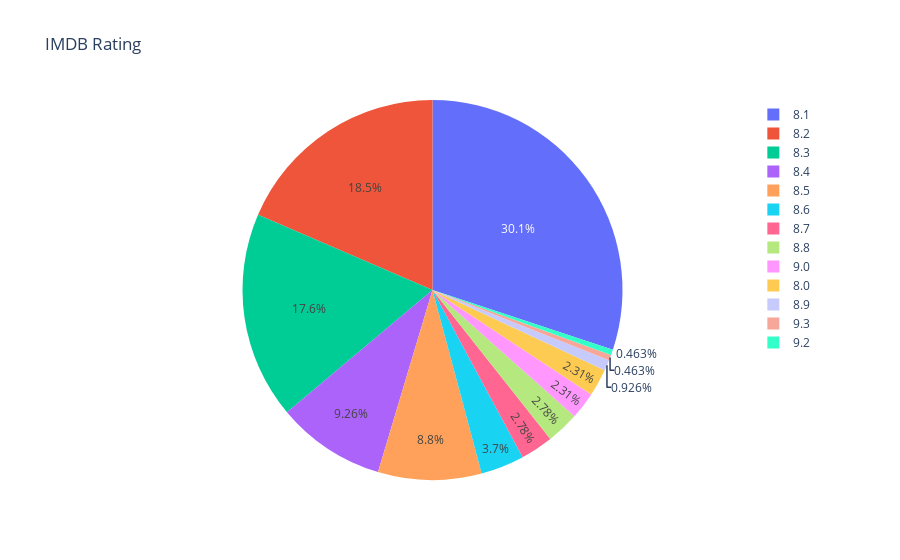

The cell this chart's notebook holds for it:
### Code cell
fig = go.Figure(data=[go.Pie(labels=desc_counts.index, values=desc_counts.values)])

fig.update_layout(title='IMDB Rating')

fig.show()

### Figure 1 — Plotly figure (JSON) as saved in the notebook; plotly's stock layout.template omitted (floating-point values rounded to 4 significant figures)
{"data": [{"labels": ["8.1", "8.2", "8.3", "8.4", "8.5", "8.6", "8.7", "8.8", "9.0", "8.0", "8.9", "9.3", "9.2"], "type": "pie", "values": [65, 40, 38, 20, 19, 8, 6, 6, 5, 5, 2, 1, 1]}], "layout": {"title": {"text": "IMDB Rating"}}}
